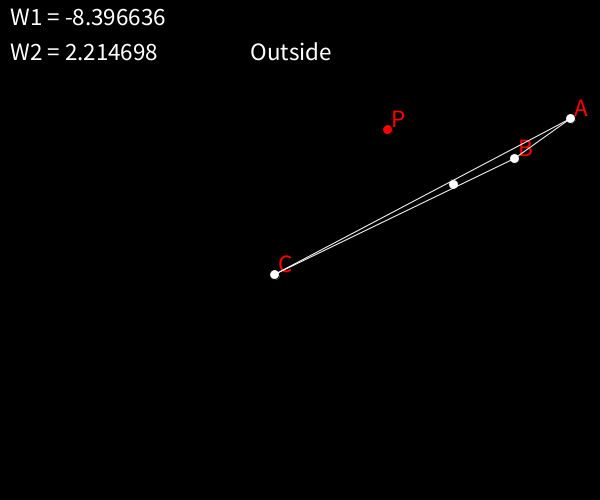
Frame 1 (no input)
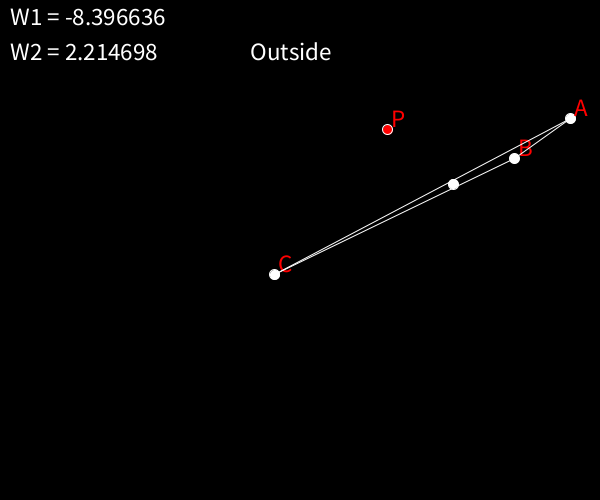
Frame 60 (the mouse pressed at the canvas centre just before this capture)
Frame 120 (the mouse held since frame 60 and released just before this capture): identical to frame 60, image omitted

The Processing sketch that drew these frames (run headless with seeded random() and noise(); from frame 60 on, the mouse is pressed at the canvas centre):

// Processing sketch: Triangle
// ── Triangle.pde
final float radius = 10.0;

PVector p, p1, p2, p3;

PVector centroid;

void setup(){
  size(600,500);
  surface.setTitle("Point Inside Triangle");
  p = new PVector(random(0,width), random(0,height));
  p1 = new PVector(random(0,width), random(0,height));
  p2 = new PVector(random(0,width), random(0,height));
  p3 = new PVector(random(0,width), random(0,height));
  centroid = new PVector((p1.x+p2.x+p3.x)/3,(p1.y+p2.y+p3.y)/3);
  
  cay = p3.y - p1.y;
  cax = p3.x - p1.x;
  bax = p2.x - p1.x;
  bay = p2.y - p1.y;
  den = bay * cax - bax * cay;
  
  isInsideTriangle();
}

void draw(){
  clear();
  background(0);
  
  fill(255);
  textSize(25);
  text("W1 = "+w1, 10, 25);
  text("W2 = "+w2, 10, 60);
  
  text((isInside)?"Inside":"Outside", 250, 60);
  
  // draw the points
  fill((isInside)?(color(0,255,0)):color(255,0,0));
  ellipse(p.x, p.y, radius, radius);
  fill(255);
  ellipse(p1.x, p1.y, radius, radius);
  ellipse(p2.x, p2.y, radius, radius);
  ellipse(p3.x, p3.y, radius, radius);
  ellipse(centroid.x, centroid.y, radius, radius);
  
  // marking the points
  fill(255,0,0);
  text('P',p.x+3, p.y-3);
  text('A',p1.x+3, p1.y-3);
  text('B',p2.x+3, p2.y-3);
  text('C',p3.x+3, p3.y-3);
  
  // draw the triangle
  stroke(255);
  line(p1.x, p1.y, p2.x, p2.y);
  line(p2.x, p2.y, p3.x, p3.y);
  line(p3.x, p3.y, p1.x, p1.y);
}

boolean isInside = false;
char selectedPoint = '0';

void mousePressed(){
  float d = dist(p1.x, p1.y, mouseX, mouseY);
  if(d <= radius) selectedPoint = '1';
  
  d = dist(p2.x, p2.y, mouseX, mouseY);
  if(d <= radius) selectedPoint = '2';
  
  d = dist(p3.x, p3.y, mouseX, mouseY);
  if(d <= radius) selectedPoint = '3';
  
  d = dist(p.x, p.y, mouseX, mouseY);
  if(d <= radius) selectedPoint = 'p';
  
  d = dist(centroid.x, centroid.y, mouseX, mouseY);
  if(d <= radius) selectedPoint = 'g';
}

void mouseReleased(){
  selectedPoint = '0';
}

void mouseDragged(){
  switch(selectedPoint){
    case '1':{
      p1.x = mouseX;
      p1.y = mouseY;
      break;
    }
    case '2':{
      p2.x = mouseX;
      p2.y = mouseY;
      break;
    }
    case '3':{
      p3.x = mouseX;
      p3.y = mouseY;
      break;
    }
    case 'p':{
      p.x = mouseX;
      p.y = mouseY;
      break;
    }
    case 'g':{
      p1.x += (mouseX - pmouseX);
      p1.y += (mouseY - pmouseY);
      
      p2.x += (mouseX - pmouseX);
      p2.y += (mouseY - pmouseY);
      
      p3.x += (mouseX - pmouseX);
      p3.y += (mouseY - pmouseY);
      
      break;
    }
  }
  
  if(selectedPoint != 'o' && selectedPoint != 'p'){
    centroid.x = (p1.x+p2.x+p3.x)/3;
    centroid.y = (p1.y+p2.y+p3.y)/3;
    
    cay = p3.y - p1.y;
    cax = p3.x - p1.x;
    bax = p2.x - p1.x;
    bay = p2.y - p1.y;
    den = bay * cax - bax * cay;
    
    isInsideTriangle();
  }
  
  if(selectedPoint == 'p') isInsideTriangle();
}

// ── helper.pde
float w1 = 0.0;
float w2 = 0.0;

float cay = 0.0;
float cax = 0.0;
float bax = 0.0;
float bay = 0.0;

float den = bay * cax - bax * cay;

void isInsideTriangle(){
  w1 = (p1.x * cay + (p.y - p1.y) * cax - p.x * cay) / den;
  w2 = (p.y - p1.y - w1 * bay) / cay;
  
  isInside = (w1 + w2) <= 1.0 && w1 >= 0.0 && w2 >= 0.0;
}
